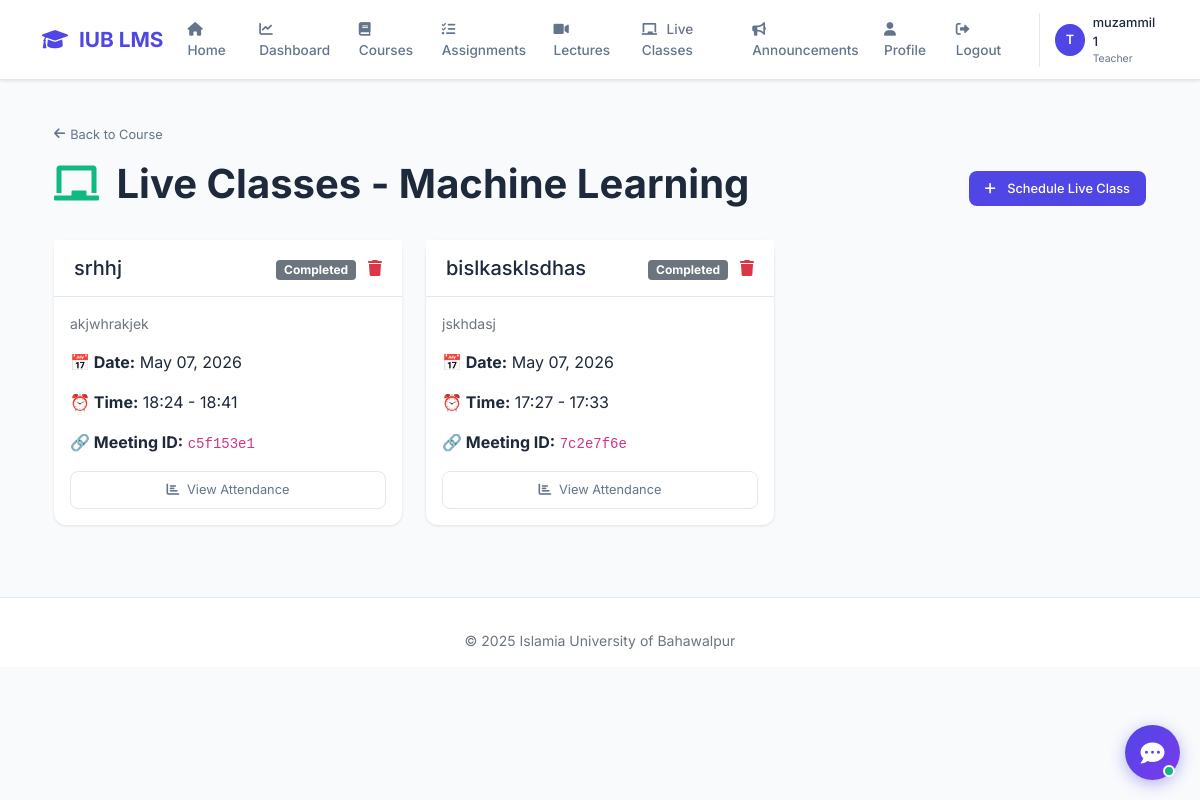
Page /courses/2/live-classes/ (signed in) on the committed database.
### accounts/models.py (models this page shows, shortened)
class CustomUser(AbstractUser):
    ROLE_CHOICES = (
        ('admin', 'Admin'),
        ('teacher', 'Teacher'),
        ('student', 'Student'),
    )
    role = models.CharField(max_length=10, choices=ROLE_CHOICES, default='student')
    phone = models.CharField(max_length=15, blank=True)
    profile_pic = models.ImageField(upload_to='profile_pics/', blank=True, null=True)
    bio = models.TextField(max_length=500, blank=True)

### courses/models.py (models this page shows, shortened)
class Course(models.Model):
    course_id = models.CharField(max_length=20, unique=True)
    course_code = models.CharField(max_length=10)
    title = models.CharField(max_length=200)
    description = models.TextField()
    teacher = models.ForeignKey(settings.AUTH_USER_MODEL, on_delete=models.SET_NULL, null=True, limit_choices_to={'role': 'teacher'})
    students = models.ManyToManyField(settings.AUTH_USER_MODEL, related_name='enrolled_courses', blank=True, limit_choices_to={'role': 'student'})
    created_at = models.DateTimeField(auto_now_add=True)
    updated_at = models.DateTimeField(auto_now=True)
    is_active = models.BooleanField(default=True)

class LiveClass(models.Model):
    STATUS_CHOICES = (
        ('scheduled', 'Scheduled'),
        ('ongoing', 'Ongoing'),
        ('completed', 'Completed'),
    )
    course = models.ForeignKey(Course, on_delete=models.CASCADE, related_name='live_classes')
    title = models.CharField(max_length=200)
    description = models.TextField(blank=True)
    start_time = models.DateTimeField()
    end_time = models.DateTimeField()
    meeting_link = models.CharField(max_length=100, unique=True, blank=True)
    status = models.CharField(max_length=20, choices=STATUS_CHOICES, default='scheduled')
    created_by = models.ForeignKey(settings.AUTH_USER_MODEL, on_delete=models.CASCADE)
    created_at = models.DateTimeField(auto_now_add=True)
    class Meta:
        ordering = ['-start_time']
    def save(self, *args, **kwargs):
        if not self.meeting_link:
            import uuid
            self.meeting_link = str(uuid.uuid4())[:8]
        super().save(*args, **kwargs)

### courses/views.py (the view)
# urls.py: path('<int:course_id>/live-classes/', views.live_class_list, name='live_class_list'),
@login_required
def live_class_list(request, course_id):
    course = get_object_or_404(Course, id=course_id)
    if request.user.role == 'student' and request.user not in course.students.all():
        messages.error(request, 'You are not enrolled!')
        return redirect('course_list')
    live_classes = LiveClass.objects.filter(course=course)
    now = timezone.now()
    for lc in live_classes:
        if now > lc.end_time:
            lc.status = 'completed'
        elif lc.start_time <= now <= lc.end_time:
            lc.status = 'ongoing'
        else:
            lc.status = 'scheduled'
        lc.save()
    context = {
        'course': course,
        'live_classes': live_classes,
        'now': now,
    }
    return render(request, 'courses/live_class_list.html', context)

### templates/courses/live_class_list.html (shortened to what this page needs)
{% extends 'base.html' %}
{% load static %}
{% block content %}
<div class="container py-4">
    <a href="javascript:history.back()" class="back-btn"><i class="fas fa-arrow-left"></i> Back to Course</a>
    <div class="d-flex justify-content-between align-items-center mb-4">
        <h1 class="fw-bold"><i class="fas fa-chalkboard me-2" style="color: #10b981;"></i> Live Classes - {{ course.title }}</h1>
        {% if user.role == 'teacher' and course.teacher == user or user.role == 'admin' %}
        <a href="{% url 'create_live_class' course.id %}" class="btn btn-primary">
            <i class="fas fa-plus me-2"></i> Schedule Live Class
        </a>
        {% endif %}
    </div>
    <div class="row g-4">
        {% for lc in live_classes %}
        <div class="col-md-4">
            <div class="card h-100">
                <div class="card-header d-flex justify-content-between align-items-center">
                    <h5 class="mb-0">{{ lc.title }}</h5>
                    <div>
                        {% if lc.status == 'ongoing' %}
                            <span class="badge bg-success">Live Now</span>
                        {% elif lc.status == 'scheduled' %}
                            <span class="badge bg-warning">Scheduled</span>
                        {% else %}
                            <span class="badge bg-secondary">Completed</span>
                        {% endif %}
                        {% if user.role == 'teacher' and course.teacher == user or user.role == 'admin' %}
                        <a href="{% url 'delete_live_class' lc.id %}" class="text-danger ms-2" onclick="return confirm('Delete this live class?')">
                            <i class="fas fa-trash"></i>
                        </a>
                        {% endif %}
                    </div>
                </div>
                <div class="card-body">
                    <p class="small text-muted">{{ lc.description|truncatewords:20 }}</p>
                    <p><strong>📅 Date:</strong> {{ lc.start_time|date:"M d, Y" }}</p>
                    <p><strong>⏰ Time:</strong> {{ lc.start_time|date:"H:i" }} - {{ lc.end_time|date:"H:i" }}</p>
                    <p><strong>🔗 Meeting ID:</strong> <code>{{ lc.meeting_link }}</code></p>
                    {% if lc.status == 'ongoing' %}
                        <a href="{% url 'live_class_room' lc.meeting_link %}" class="btn btn-success w-100">Join Now</a>
                    {% elif lc.status == 'scheduled' %}
                        {% if now < lc.start_time %}
                            <button class="btn btn-secondary w-100" disabled>Starts at {{ lc.start_time|date:"H:i" }}</button>
                        {% else %}
                            <a href="{% url 'start_live_class' lc.id %}" class="btn btn-primary w-100">Start Now</a>
                        {% endif %}
                    {% else %}
                        <a href="{% url 'live_class_attendance_detail' course.id lc.id %}" class="btn btn-outline w-100">
                            <i class="fas fa-chart-bar me-1"></i> View Attendance
                        </a>
                    {% endif %}
                </div>
            </div>
        </div>
        {% endfor %}
    </div>
</div>
{% endblock %}

### templates/base.html (shortened to what this page needs)
<!DOCTYPE html>
<html lang="en">
<head>
    <link href="https://cdn.jsdelivr.net/npm/bootstrap@5.1.3/dist/css/bootstrap.min.css" rel="stylesheet">
    <link rel="stylesheet" href="https://cdnjs.cloudflare.com/ajax/libs/font-awesome/6.0.0/css/all.min.css">
</head>
<body>
    {% if user.is_authenticated %}
    <nav class="navbar navbar-expand-lg">
        <div class="container">
            <a class="navbar-brand" href="{% url 'dashboard' %}">
                <i class="fas fa-graduation-cap"></i> IUB LMS
            </a>
            <div class="collapse navbar-collapse" id="navbarNav">
                <ul class="navbar-nav ms-auto">
                    <li class="nav-item"><a class="nav-link" href="{% url 'home' %}"><i class="fas fa-home"></i> Home</a></li>
                    <li class="nav-item"><a class="nav-link" href="{% url 'dashboard' %}"><i class="fas fa-chart-line"></i> Dashboard</a></li>
                    <li class="nav-item"><a class="nav-link" href="{% url 'course_list' %}"><i class="fas fa-book"></i> Courses</a></li>
                    <li class="nav-item"><a class="nav-link" href="{% url 'assignment_list' %}"><i class="fas fa-tasks"></i> Assignments</a></li>
                    <li class="nav-item"><a class="nav-link" href="{% url 'lecture_list_all' %}"><i class="fas fa-video"></i> Lectures</a></li>
                    <li class="nav-item"><a class="nav-link" href="{% url 'live_class_list_all' %}"><i class="fas fa-chalkboard"></i> Live Classes</a></li>
                    <li class="nav-item"><a class="nav-link" href="{% url 'announcements' %}"><i class="fas fa-bullhorn"></i> Announcements</a></li>
                    <li class="nav-item"><a class="nav-link" href="{% url 'profile' %}"><i class="fas fa-user"></i> Profile</a></li>
                    <li class="nav-item"><a class="nav-link" href="{% url 'logout' %}"><i class="fas fa-sign-out-alt"></i> Logout</a></li>
                </ul>
                <div class="user-menu">
                    <div class="user-avatar">{{ user.username|first|upper }}</div>
                    <div>
                        <div class="user-name">{{ user.get_full_name|default:user.username }}</div>
                        <div class="user-role">{{ user.get_role_display }}</div>
                    </div>
                </div>
            </div>
        </div>
    </nav>
    {% endif %}
    <main class="container fade-in mt-3">
        {% block content %}
        {% endblock %}
    </main>
    <footer class="footer">
        <div class="container text-center">
            <p class="small text-muted mb-0">&copy; 2025 Islamia University of Bahawalpur</p>
        </div>
    </footer>
</body>
</html>

### templates/base.html (style rules this page uses)
:root { --primary: #4f46e5; --bg-light: #f8fafc; --text-dark: #1e293b; --text-muted: #64748b; --border: #e2e8f0; --shadow: 0 1px 3px rgba(0,0,0,0.1); }
* { margin: 0; padding: 0; box-sizing: border-box; }
body { font-family: 'Inter', sans-serif; background: var(--bg-light); color: var(--text-dark); }
.navbar { background: white; padding: 0.7rem 0; box-shadow: var(--shadow); border-bottom: 1px solid var(--border); }
.navbar-brand { font-size: 1.3rem; font-weight: 700; color: var(--primary) !important; }
.navbar-brand i { margin-right: 6px; }
.nav-link { color: var(--text-muted); font-weight: 500; font-size: 0.85rem; padding: 0.5rem 1rem; }
.nav-link i { margin-right: 6px; }
.user-menu { display: flex; align-items: center; gap: 8px; margin-left: 15px; padding-left: 15px; border-left: 1px solid var(--border); }
.user-avatar { width: 32px; height: 32px; background: var(--primary); border-radius: 50%; display: flex; align-items: center; justify-content: center; color: white; font-weight: 600; font-size: 0.8rem; }
.user-name { font-size: 0.8rem; font-weight: 500; color: var(--text-dark); }
.user-role { font-size: 0.65rem; color: var(--text-muted); }
.card { border: none; border-radius: 12px; box-shadow: var(--shadow); background: white; }
.card-header { background: white; border-bottom: 1px solid var(--border); padding: 1rem 1.25rem; font-weight: 600; }
.btn-primary { background: var(--primary); border: none; border-radius: 8px; padding: 0.5rem 1rem; font-size: 0.8rem; font-weight: 500; }
.btn-outline { background: transparent; border: 1px solid var(--border); color: var(--text-muted); border-radius: 8px; padding: 0.5rem 1rem; font-size: 0.8rem; }
.footer { background: white; border-top: 1px solid var(--border); padding: 2rem 0 1rem; margin-top: 3rem; }
.back-btn { display: inline-flex; align-items: center; gap: 5px; color: var(--text-muted); font-size: 0.8rem; text-decoration: none; margin-bottom: 1rem; }
.fade-in { animation: fadeIn 0.3s ease-out; }

### rows in the picture
CustomUser: username|first "T", get_full_name "muzammil 1", role "Teacher"
Course: title "Machine Learning"
LiveClass: title "srhhj", status "Completed", description "akjwhrakjek", start_time "May 07, 2026", start_time "18:24", end_time "18:41", meeting_link "c5f153e1"
LiveClass: title "bislkasklsdhas", status "Completed", description "jskhdasj", start_time "May 07, 2026", start_time "17:27", end_time "17:33", meeting_link "7c2e7f6e"
